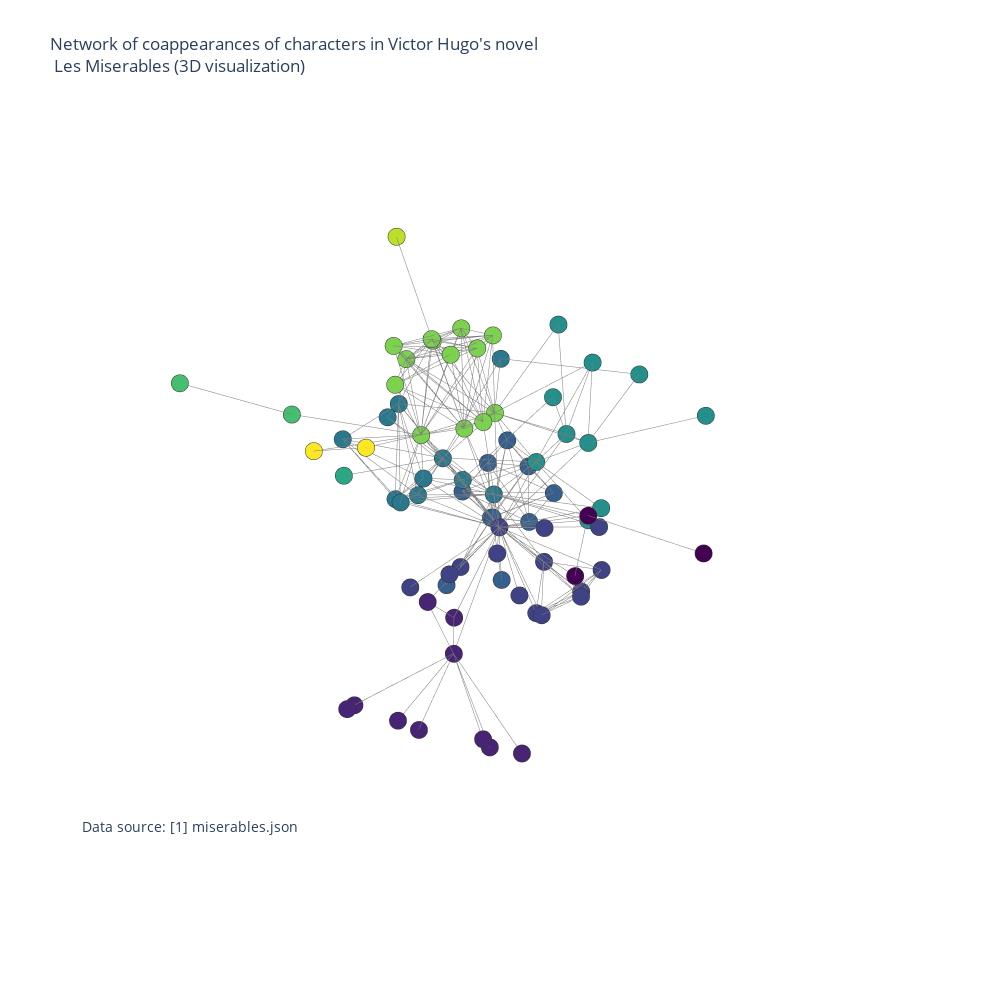

Here is the notebook cell this chart was saved with:
### Code cell
Xn=[layt[k][0] for k in range(N)]# x-coordinates of nodes
Yn=[layt[k][1] for k in range(N)]# y-coordinates
Zn=[layt[k][2] for k in range(N)]# z-coordinates
Xe=[]
Ye=[]
Ze=[]
for e in Edges:
    Xe+=[layt[e[0]][0],layt[e[1]][0], None]# x-coordinates of edge ends
    Ye+=[layt[e[0]][1],layt[e[1]][1], None]
    Ze+=[layt[e[0]][2],layt[e[1]][2], None]
#import chart_studio.plotly as py
import plotly.offline as py    #added
import plotly.graph_objs as go
py.init_notebook_mode(connected=True)   #added



trace1=go.Scatter3d(x=Xe,
               y=Ye,
               z=Ze,
               mode='lines',
               line=dict(color='rgb(125,125,125)', width=1),
               hoverinfo='none'
               )

trace2=go.Scatter3d(x=Xn,
               y=Yn,
               z=Zn,
               mode='markers',
               name='actors',
               marker=dict(symbol='circle',
                             size=6,
                             color=group,
                             colorscale='Viridis',
                             line=dict(color='rgb(50,50,50)', width=0.5)
                             ),
               text=labels,
               hoverinfo='text'
               )

axis=dict(showbackground=False,
          showline=False,
          zeroline=False,
          showgrid=False,
          showticklabels=False,
          title=''
          )

layout = go.Layout(
         title="Network of coappearances of characters in Victor Hugo's novel<br> Les Miserables (3D visualization)",
         width=1000,
         height=1000,
         showlegend=False,
         scene=dict(
             xaxis=dict(axis),
             yaxis=dict(axis),
             zaxis=dict(axis),
        ),
     margin=dict(
        t=100
    ),
    hovermode='closest',
    annotations=[
           dict(
           showarrow=False,
            text="Data source: <a href='http://bost.ocks.org/mike/miserables/miserables.json'>[1] miserables.json</a>",
            xref='paper',
            yref='paper',
            x=0,
            y=0.1,
            xanchor='left',
            yanchor='bottom',
            font=dict(
            size=14
            )
            )
        ],    )
data=[trace1, trace2]
fig=go.Figure(data=data, layout=layout)

py.iplot(fig, filename='Les-Miserables')

### Figure 1 — Plotly figure (JSON) as saved in the notebook; plotly's stock layout.template omitted (floating-point values rounded to 4 significant figures; data arrays with more than 128 entries replaced by an {"elided": "..."} marker saying what was removed)
{"data": [{"hoverinfo": "none", "line": {"color": "rgb(125,125,125)", "width": 1}, "mode": "lines", "type": "scatter3d", "x": {"elided": "762 float values"}, "y": {"elided": "762 float values"}, "z": {"elided": "762 float values"}}, {"hoverinfo": "text", "marker": {"color": [1, 1, 1, 1, 1, 1, 1, 1, 1, 1, 2, 2, 3, 2, 2, 2, 3, 3, 3, 3, 3, 3, 3, 3, 4, 4, 5, 4, 0, 2, 3, 2, 2, 2, 2, 2, 2, 2, 2, 4, 6, 4, 4, 5, 0, 0, 7, 7, 8, 5, 5, 5, 5, 5, 5, 8, 5, 8, 8, 8, 8, 8, 8, 8, 8, 8, 8, 9, 4, 4, 4, 4, 5, 10, 10, 4, 8], "colorscale": [[0, "#440154"], [0.1111, "#482878"], [0.2222, "#3e4989"], [0.3333, "#31688e"], [0.4444, "#26828e"], [0.5556, "#1f9e89"], [0.6667, "#35b779"], [0.7778, "#6ece58"], [0.8889, "#b5de2b"], [1, "#fde725"]], "line": {"color": "rgb(50,50,50)", "width": 0.5}, "size": 6, "symbol": "circle"}, "mode": "markers", "name": "actors", "text": ["Myriel", "Napoleon", "Mlle.Baptistine", "Mme.Magloire", "CountessdeLo", "Geborand", "Champtercier", "Cravatte", "Count", "OldMan", "Labarre", "Valjean", "Marguerite", "Mme.deR", "Isabeau", "Gervais", "Tholomyes", "Listolier", "Fameuil", "Blacheville", "Favourite", "Dahlia", "Zephine", "Fantine", "Mme.Thenardier", "Thenardier", "Cosette", "Javert", "Fauchelevent", "Bamatabois", "Perpetue", "Simplice", "Scaufflaire", "Woman1", "Judge", "Champmathieu", "Brevet", "Chenildieu", "Cochepaille", "Pontmercy", "Boulatruelle", "Eponine", "Anzelma", "Woman2", "MotherInnocent", "Gribier", "Jondrette", "Mme.Burgon", "Gavroche", "Gillenormand", "Magnon", "Mlle.Gillenormand", "Mme.Pontmercy", "Mlle.Vaubois", "Lt.Gillenormand", "Marius", "BaronessT", "Mabeuf", "Enjolras", "Combeferre", "Prouvaire", "Feuilly", "Courfeyrac", "Bahorel", "Bossuet", "Joly", "Grantaire", "MotherPlutarch", "Gueulemer", "Babet", "Claquesous", "Montparnasse", "Toussaint", "Child1", "Child2", "Brujon", "Mme.Hucheloup"], "type": "scatter3d", "x": [-1.106, -1.029, -1.093, -1.533, -0.8046, -1.195, 0.067, -0.2574, 0.137, -0.4566, -1.84, -2.219, -2.598, -1.088, -1.428, -1.553, -3.684, -4.193, -3.583, -4.198, -3.878, -3.848, -3.42, -3.013, -2.701, -2.43, -3.221, -2.469, -2.41, -2.918, -2.657, -2.293, -1.389, -2.723, -2.949, -2.4, -2.146, -2.451, -2.899, -3.621, -1.85, -2.301, -2.606, -3.211, -2.079, -2.538, 0.1141, -0.7382, -1.728, -3.392, -4.266, -3.221, -4.562, -3.96, -3.792, -2.81, -3.883, -2.581, -2.093, -2.586, -1.531, -2.646, -2.03, -2.119, -2.107, -2.272, -1.732, -2.787, -1.826, -1.593, -1.935, -1.391, -3.354, -0.5991, -0.4597, -1.484, -1.222], "y": [7.728, 8.846, 7.346, 7.272, 7.408, 8.187, 8.195, 6.963, 7.424, 8.855, 8.338, 7.318, 6.977, 7.725, 6.638, 8.278, 5.994, 5.902, 5.785, 6.376, 6.229, 5.463, 5.401, 6.402, 6.198, 6.156, 6.936, 6.977, 8.43, 7.383, 5.868, 6.563, 8.118, 8.338, 8.242, 7.75, 8.063, 8.367, 8.002, 5.938, 4.915, 5.55, 4.919, 7.968, 8.572, 9.762, 5.076, 5.713, 6.622, 7.244, 6.241, 7.714, 7.346, 8.705, 7.243, 6.654, 6.625, 5.889, 6.912, 6.366, 6.504, 6.794, 6.078, 6.408, 7.192, 6.943, 7.134, 5.1, 6.504, 6.269, 6.256, 6.616, 7.677, 7.162, 6.48, 5.509, 6.879], "z": [-4.137, -4.776, -3.62, -4.167, -5.359, -5.346, -3.935, -4.875, -4.297, -4.094, -2.501, -3.218, -4.397, -3.016, -4.029, -3.246, -3.27, -3.942, -4.556, -4.158, -4.55, -3.927, -4.227, -3.949, -3.327, -2.91, -2.967, -3.053, -2.59, -4.064, -5.164, -4.255, -2.696, -2.945, -3.721, -4.339, -4.019, -3.747, -4.153, -2.103, -3.465, -2.363, -2.926, -3.123, -3.122, -2.424, -1.36, -1.81, -2.096, -2.524, -2.769, -2.367, -2.145, -1.918, -1.749, -2.247, -1.512, -1.526, -2.047, -1.219, -1.02, -1.18, -1.494, -1.176, -1.856, -1.151, -0.9666, -0.5734, -2.754, -3.038, -3.155, -2.814, -3.515, -1.527, -1.804, -2.52, -1.201]}], "layout": {"annotations": [{"font": {"size": 14}, "showarrow": false, "text": "Data source: <a href='http://bost.ocks.org/mike/miserables/miserables.json'>[1] miserables.json</a>", "x": 0, "xanchor": "left", "xref": "paper", "y": 0.1, "yanchor": "bottom", "yref": "paper"}], "height": 1000, "hovermode": "closest", "margin": {"t": 100}, "scene": {"xaxis": {"showbackground": false, "showgrid": false, "showline": false, "showticklabels": false, "title": {"text": ""}, "zeroline": false}, "yaxis": {"showbackground": false, "showgrid": false, "showline": false, "showticklabels": false, "title": {"text": ""}, "zeroline": false}, "zaxis": {"showbackground": false, "showgrid": false, "showline": false, "showticklabels": false, "title": {"text": ""}, "zeroline": false}}, "showlegend": false, "title": {"text": "Network of coappearances of characters in Victor Hugo's novel<br> Les Miserables (3D visualization)"}, "width": 1000}}
